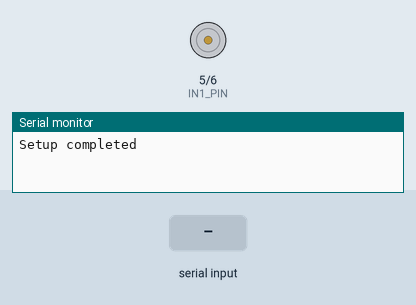
The sketch below on a simulated Arduino Uno, built with avr-gcc and run on an emulated ATmega328P. Parts: motor-driver pin pairs drawn as motors (green arrow = first pin HIGH = forward, orange = second pin HIGH = backward, longer = more drive, scaled by the enable pin), the last lines printed to the serial monitor. The test bench sets the inputs (shaded band).

Above: at 1.2 s.
1.3 s: "init\n" received over Serial
At 1.8 s:
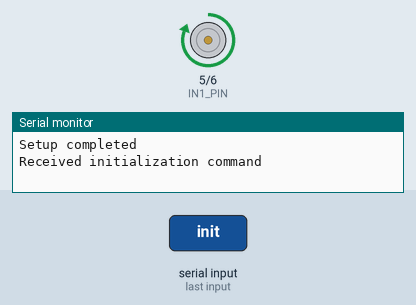
Timing chart, 0 to 4.3 s (numbered marks = the images above; inputs shaded):
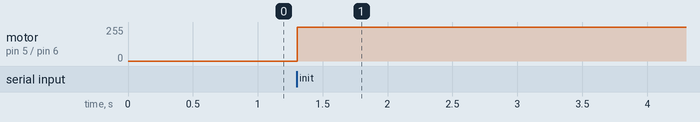

Measured:
- after the input at 1.3 s, motor on pin 5 (IN1_PIN) / pin 6 (IN2_PIN): stopped → forward 255/255 at once

The sketch:

sketch.ino
```cpp
// #include <Arduino.h>
// // 모터 제어를 위한 핀 정의
// const int motorPin1 = 3; // PWM 핀을 사용하여 모터 속도 조절
// const int motorPin2 = 4; // 방향 제어 핀

// void setup() {
//   // 핀 모드 설정
//   pinMode(motorPin1, OUTPUT);
//   pinMode(motorPin2, OUTPUT);
//   Serial.begin(9600); // 시리얼 통신 시작
//   Serial.println("Arduino is ready and waiting for data...");
// }

// void loop() {
//   while (Serial.available() == 0) {
//     pinMode(13, OUTPUT);
//   }
//   if (Serial.available() > 0) {
//     int targetHeight = Serial.parseInt();
//     if (Serial.read() == '\n') {
//       Serial.print("Received target height: ");
//       Serial.println(targetHeight);

//       // targetHeight가 양수이면 한 방향, 음수이면 반대 방향으로 회전
//       if (targetHeight > 0) {
//         digitalWrite(motorPin2, HIGH); // 한 방향으로 설정
//       } else {
//         digitalWrite(motorPin2, LOW);  // 반대 방향으로 설정
//         targetHeight = -targetHeight;  // 속도 값은 양수가 되어야 함
//       }

//       analogWrite(motorPin1, map(targetHeight, 0, 100, 0, 255)); // 속도 조절
//     }
//   }
// }
```

dmd150.cpp
```cpp
#include "dmd150.h"

#define IN1_PIN	5
#define IN2_PIN	6
#define PWM_PIN	9

DMD150::DMD150(){
	pinMode(IN1_PIN, OUTPUT);
	pinMode(IN2_PIN, OUTPUT);
	pinMode(PWM_PIN, OUTPUT);
}

void DMD150::brake(){
	digitalWrite(IN1_PIN, LOW);
	digitalWrite(IN2_PIN, LOW);
	analogWrite(PWM_PIN, 0);
}

void DMD150::floating(){
	digitalWrite(IN1_PIN, HIGH);
	digitalWrite(IN2_PIN, HIGH);
	analogWrite(PWM_PIN, 0);
}

void DMD150::rotation(int16_t spd){
	if(spd > 255) spd = 255;
	else if(spd < -255) spd = -255;

	if(spd > 0){
		digitalWrite(IN1_PIN, HIGH);
		digitalWrite(IN2_PIN, LOW);
		analogWrite(PWM_PIN, spd);
	}else{
		digitalWrite(IN1_PIN, LOW);
		digitalWrite(IN2_PIN, HIGH);
		analogWrite(PWM_PIN, -spd);
	}

}
```

dmd150.h
```cpp
#ifndef __DMD_150_H__
#define __DMD_150_H__

#include "mas001.h"

class DMD150{
public:
	DMD150();

	void brake();
	void floating();
	void rotation(int16_t spd);
};

#endif
```

mas001.cpp
```cpp
#include "mas001.h"

MAS001::MAS001(){
	pinMode(MAS_BTN1, INPUT);
	pinMode(MAS_BTN2, INPUT);
}

bool MAS001::button1Clicked(){
	if(digitalRead(MAS_BTN1) == LOW) return true;
	return false;
}

bool MAS001::button2Clicked(){
	if(digitalRead(MAS_BTN2) == LOW) return true;
	return false;
}

uint16_t MAS001::getPot(){
	return analogRead(MAS_POT);
}
```

mas001.h
```cpp
#ifndef __MAS_001_H__
#define __MAS_001_H__

#include "Arduino.h"

#define RS485_RX	10
#define RS485_TX	2
#define RS485_DE	3

#define MAS_BTN1	13
#define MAS_BTN2	12
#define MAS_POT		A0


class MAS001{
public:
	MAS001();

	bool button1Clicked();
	bool button2Clicked();
	uint16_t getPot();
};

#endif
```

move_linear_actuator_15.ino
```cpp
// #include "mas001.h"
// #include "dmd150.h"

// MAS001 myShield;
// DMD150 myMotor;

// void setup() {
//     // 초기 설정이 필요하면 여기에 추가
// }

// uint8_t upspd;
// int spd;
// void loop() {
//     if (myShield.button1Clicked()) {
//         myMotor.floating();
//         spd = 0;
//     } else {
//         if (upspd) {
//             spd += 1;  // 증가 속도를 5로 변경
//             if (spd >= 255) upspd = 0;
//         } else {
//             spd -= 1;  // 감소 속도를 5로 변경
//             if (spd <= -255) upspd = 1;
//         }
//         myMotor.rotation(spd);
//     }
//     delay(5);  // 딜레이 시간을 5ms로 변경
// }

#include "mas001.h"
#include "dmd150.h"

MAS001 myShield;
DMD150 myMotor;

const int maxPosition = 10;  // 최대 위치 (Potentiometer의 최대 값)
const int minPosition = 0;     // 최소 위치 (Potentiometer의 최소 값)
int currentPosition = 0;       // 현재 위치
int targetPosition = maxPosition;  // 목표 위치
int spd = 100;  // 기본 속도 설정
bool moveToTarget = false;  // 목표 위치로 이동 플래그
const int threshold = 1;  // 목표 위치 근처에서 멈추기 위한 오차 범위

void setup() {
    Serial.begin(9600);
    Serial.println("Setup completed");
}

void loop() {
  // spd=255;
  // myMotor.rotation(spd);
  // delay(500);
  // myMotor.brake();
  //  if (Serial.available() > 0) {
  //       String input = Serial.readStringUntil('\n');
  //       int newPosition = input.toInt(); // 문자열을 정수로 변환
  //       if (newPosition >= minPosition) {
  //           targetPosition = newPosition;
  //           moveToTarget = true; // 목표 위치로 이동하도록 설정
  //           Serial.print("Received new target position: ");
  //           Serial.println(targetPosition);
  //         }
  //     }

   if (Serial.available() > 0) {
        String input = Serial.readStringUntil('\n');
        // Serial.print(input);
        // input.trim(); // 양 끝 공백 제거

        if (input.startsWith("init")) {
            Serial.println("Received initialization command");
            input.remove(0, 4); // "init"을 제거하고 나머지 값만 남김
            int initPosition = input.toInt();
            initializeSystem(initPosition);
        } else {
            int newPosition = input.toInt(); // 문자열을 정수로 변환
            if (newPosition >= minPosition) {
                targetPosition = newPosition;
                moveToTarget = true; // 목표 위치로 이동하도록 설정
                Serial.print("Received new target position: ");
                Serial.println(targetPosition);
            }
        }
    }

    if (moveToTarget) {
        Serial.print(" Target Position: ");
        Serial.println(targetPosition);

        spd = -255;
        Serial.println(targetPosition);
        myMotor.rotation(spd);
        int rotate_time = targetPosition * 1000 / 0.5;
        delay(rotate_time);
        myMotor.brake();
        moveToTarget=false;
    }
}

void initializeSystem(int targetPosition) {
    spd = 255;
    myMotor.rotation(spd);
    int rotate_time = (targetPosition-4) * 1000 / 0.6;
    delay(rotate_time);
    myMotor.brake();
    Serial.println("Initialization completed");
}
```
